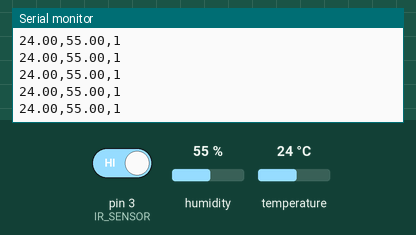
Recording of a sketch running on a simulated Arduino Uno, built with avr-gcc and run on an emulated ATmega328P. Parts: the last lines printed to the serial monitor. Inputs (shaded band) come from the test bench; at power-on: humidity 55 %, pin 3 (IR_SENSOR) HIGH, temperature 24 °C.

Above: at 1.2 s.
1.3 s: humidity set to 22 %
At 2.21 s:
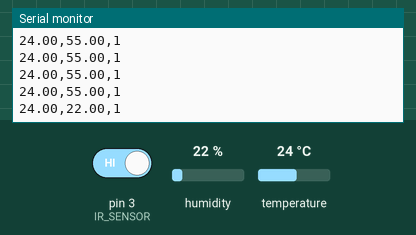
2.8 s: pin 3 (IR_SENSOR) driven LOW
At 3.02 s:
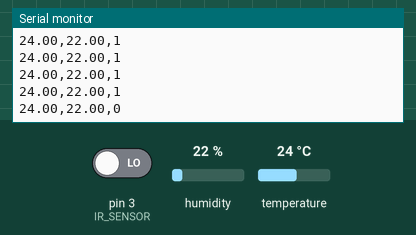
4.3 s: temperature set to 12 °C
At 4.45 s:
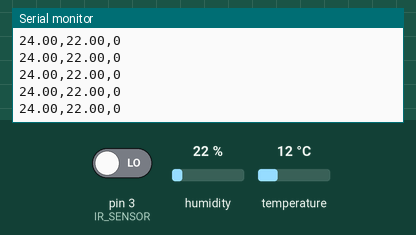
5.8 s: pin 3 (IR_SENSOR) driven HIGH
At 6.06 s:
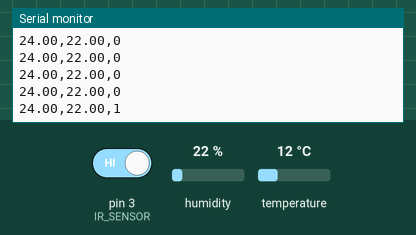
7.3 s: humidity set to 40 %
At 8.1 s:
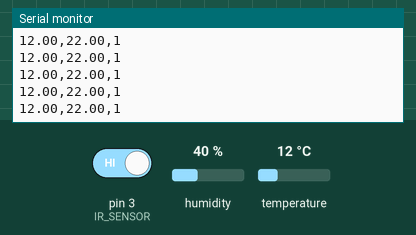
Timing chart, 0 to 9.8 s (numbered marks = the images above; inputs shaded):
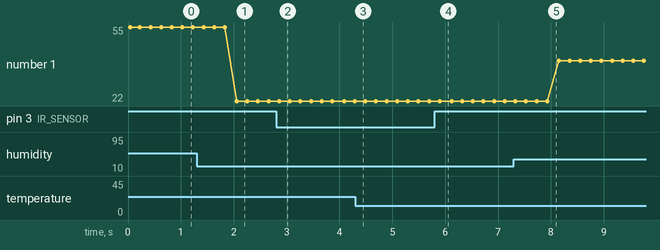

The sketch:

sketch_mar27a.ino
```cpp
#include <DHT.h>

#define DHTPIN 2
#define DHTTYPE DHT11
#define IR_SENSOR 3

DHT dht(DHTPIN, DHTTYPE);

void setup() {
    Serial.begin(9600);
    Serial.println("Arduino Sensor Monitoring Started...");
    dht.begin();
    pinMode(IR_SENSOR, INPUT);
}

void loop() {
    float temperature = dht.readTemperature();
    float humidity = dht.readHumidity();
    int motion = digitalRead(IR_SENSOR);

    if (isnan(temperature) || isnan(humidity)) {
        Serial.println("DHT Sensor Error!");
    } else {
        Serial.print(temperature);
        Serial.print(",");
        Serial.print(humidity);
        Serial.print(",");
        Serial.println(motion);
    }
    delay(200);
}
```

Measured:
- after the input at 1.3 s, the serial monitor: prints a new line after 0.76 s (image 1)
- after the input at 2.8 s, the serial monitor: prints a new line after 0.06 s (image 2)
- after the input at 5.8 s, the serial monitor: prints a new line after 0.10 s (image 4)
- plotted number 1: 55 → 22 after the input at 1.3 s, 22 → 40 after the input at 7.3 s
